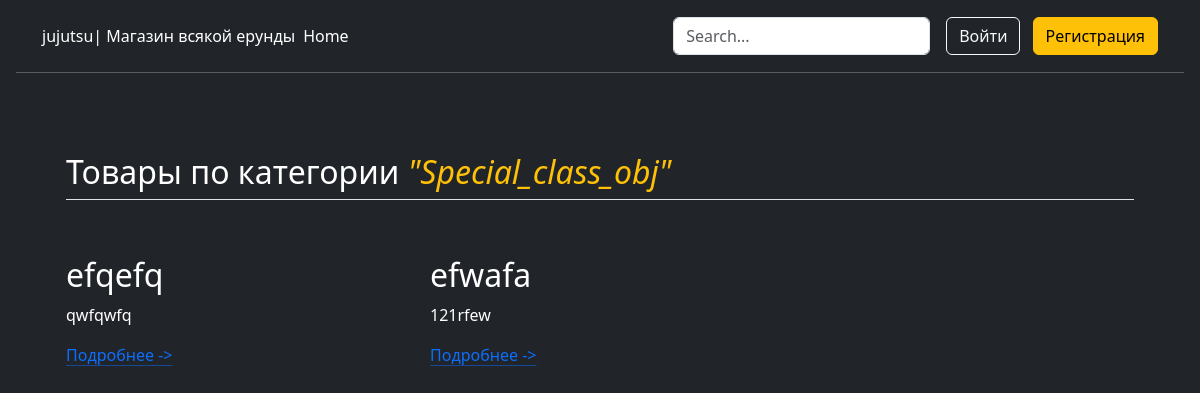
Page /category/2 on the earlier database version.
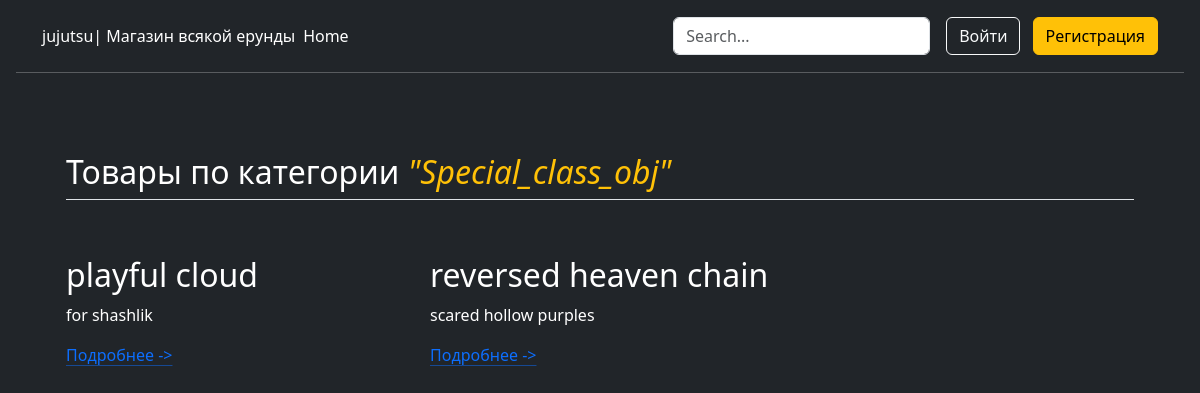
Same page on the later database version.
### index/models.py (models this page shows)
class Product(models.Model):
    product_name=models.CharField(max_length=128)
    product_des=models.TextField()
    product_count=models.IntegerField()
    product_price=models.FloatField()
    product_photo=models.ImageField(upload_to='media')
    product_category=models.ForeignKey(Category,on_delete=models.CASCADE)
    def __str__(self):
        return str(self.product_name)

### index/views.py (the view)
# urls.py: path('category/<int:pk>',views.category_page),
def category_page(request,pk):
    category= Category.objects.get(id=pk)
    cart_length=len(Cart.objects.filter(user_id=request.user.id))
    products= Product.objects.filter(product_category=category)
    context={
        'category':category,
        'products':products,
        'cart':cart_length,
    }
    return render(request,'category.html',context)

### index/models.py (called while the page is built)
    def __str__(self):
        return str(self.category_name)

### index/templates/category.html (shortened to what this page needs)
<!DOCTYPE html>
<html lang="ru">
<link rel="stylesheet" href="https://cdn.jsdelivr.net/npm/bootstrap@5.3.3/dist/css/bootstrap.min.css">
<head>
</head>
<body class="bg bg-dark">
<header class="p-3 text-bg-dark">
    <div class="container">
      <div class="d-flex flex-wrap align-items-center justify-content-center justify-content-lg-start">
        <a href="/" class="d-flex align-items-center mb-2 mb-lg-0 text-white text-decoration-none">
            <span class="text-white">jujutsu| Магазин всякой ерунды</span>
        </a>
        <ul class="nav col-12 col-lg-auto me-lg-auto mb-2 justify-content-center mb-md-0">
          <li><a href="/" class="nav-link px-2 text-white">Home</a></li>
        </ul>
        <form class="col-12 col-lg-auto mb-3 mb-lg-0 me-lg-3" role="search">
          <input type="search" class="form-control form-control-dark text-white" placeholder="Search..." aria-label="Search">
        </form>
        <div class="text-end">
          <button type="button" class="btn btn-outline-light me-2">Войти</button>
          <button type="button" class="btn btn-warning">Регистрация</button>
        </div>
      </div>
    </div>
    <hr class="text-white">
</header>
<div class="container d-flex 100">
    <div class="container px-4 py-5" id="featured-3">
    <h2 class="pb-2 border-bottom text-white">Товары по категории <i class="text-warning">"{{ category }}"</i></h2>
    <div class="row g-4 py-5 row-cols-1 row-cols-lg-3">
        {% for p in products %}
      <div class="feature col">
        <h3 class="fs-2 text-white">{{ p }}</h3>
        <p class="text-white">{{ p.product_des }}</p>
        <a href="/product/{{ p.id }}" class="icon-link">
          Подробнее ->
        </a>
      </div>
        {% endfor %}
    </div>
</div>
</body>
</html>

Differences in the rows shown:
removed Product: product_name "efqefq", product_des "qwfqwfq"
removed Product: product_name "efwafa", product_des "121rfew"
added Product: product_name "playful cloud", product_des "for shashlik"
added Product: product_name "reversed heaven chain", product_des "scared hollow purples"
